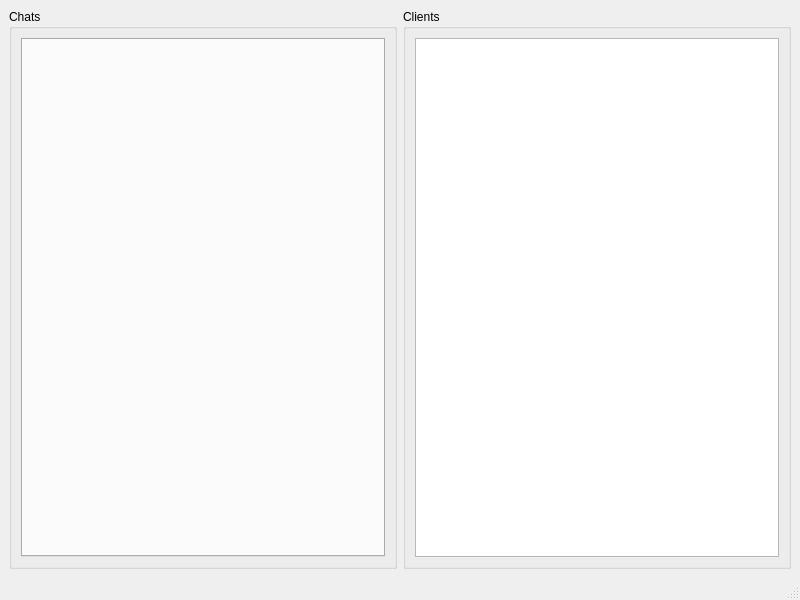
<?xml version="1.0" encoding="UTF-8"?>
<ui version="4.0">
 <class>MainWindow</class>
 <widget class="QMainWindow" name="MainWindow">
  <property name="geometry">
   <rect>
    <x>0</x>
    <y>0</y>
    <width>800</width>
    <height>600</height>
   </rect>
  </property>
  <property name="windowTitle">
   <string>Server</string>
  </property>
  <widget class="QWidget" name="centralwidget">
   <layout class="QHBoxLayout" name="horizontalLayout">
    <item>
     <widget class="QGroupBox" name="grpChats">
      <property name="title">
       <string>Chats</string>
      </property>
      <layout class="QVBoxLayout" name="verticalLayout">
       <item>
        <widget class="QTabWidget" name="tbChats"/>
       </item>
      </layout>
     </widget>
    </item>
    <item>
     <widget class="QGroupBox" name="grpClients">
      <property name="title">
       <string>Clients</string>
      </property>
      <layout class="QVBoxLayout" name="verticalLayout_2">
       <item>
        <widget class="QListWidget" name="lstClients"/>
       </item>
      </layout>
     </widget>
    </item>
   </layout>
  </widget>
  <widget class="QMenuBar" name="menubar">
   <property name="geometry">
    <rect>
     <x>0</x>
     <y>0</y>
     <width>800</width>
     <height>21</height>
    </rect>
   </property>
  </widget>
  <widget class="QStatusBar" name="statusbar"/>
 </widget>
 <resources/>
 <connections/>
</ui>
